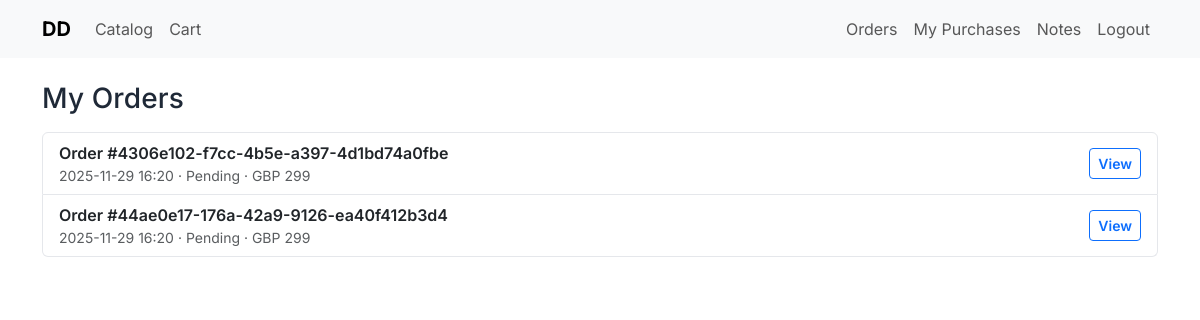
Page /orders/ (signed in) on the earlier database version.
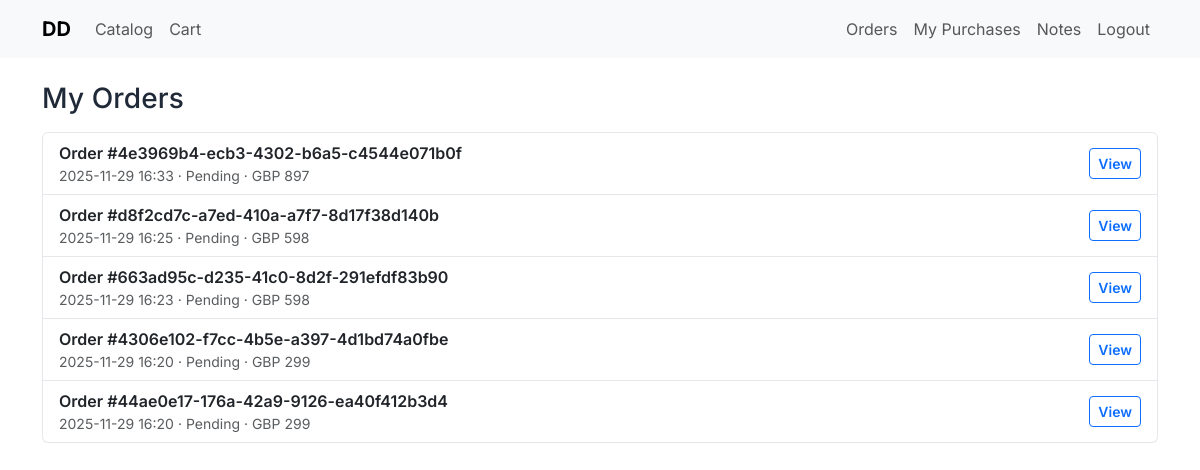
Same page on the later database version.
### orders/models.py (models this page shows, shortened)
class Order(models.Model):
    class Status(models.TextChoices):
        PENDING = "pending", "Pending"
        PAID = "paid", "Paid"
        FAILED = "failed", "Failed"
        CANCELED = "canceled", "Canceled"
    id = models.UUIDField(primary_key=True, default=uuid.uuid4, editable=False)
    user = models.ForeignKey(
        settings.AUTH_USER_MODEL,
        on_delete=models.CASCADE,
        related_name="orders",
    )
    status = models.CharField(
        max_length=12,
        choices=Status.choices,
        default=Status.PENDING,
    )
    currency = models.CharField(max_length=3, default="GBP")
    subtotal_pennies = models.PositiveIntegerField(
        default=0,
        validators=[MinValueValidator(0)],
    )
    total_pennies = models.PositiveIntegerField(
        default=0,
        validators=[MinValueValidator(0)],
    )
    stripe_session_id = models.CharField(max_length=255, blank=True)
    stripe_payment_intent = models.CharField(max_length=255, blank=True)
    created_at = models.DateTimeField(auto_now_add=True)
    class Meta:
        ordering = ["-created_at"]

### orders/views.py (the view)
# urls.py: path("", order_history, name="history"),
@login_required
def order_history(request):
    orders = Order.objects.filter(user=request.user).order_by("-created_at")
    return render(request, "orders/history.html", {"orders": orders})

### templates/orders/history.html (shortened to what this page needs)
{% extends "base.html" %}
{% block content %}
<h1 class="h3 mb-3">My Orders</h1>
{% if orders %}
  <div class="list-group">
    {% for o in orders %}
      <a class="list-group-item list-group-item-action d-flex justify-content-between align-items-center"
         href="{% url 'orders:detail' o.id %}">
        <div>
          <div class="fw-semibold">Order #{{ o.id }}</div>
          <div class="small text-muted">{{ o.created_at|date:"Y-m-d H:i" }} &middot; {{ o.status|title }} &middot; {{ o.currency }} {{ o.total_pennies|floatformat:-2 }}</div>
        </div>
        <span class="btn btn-sm btn-outline-primary">View</span>
      </a>
    {% endfor %}
  </div>
{% else %}
  <div class="alert alert-info">No orders yet.</div>
{% endif %}
{% endblock %}

### templates/base.html (shortened to what this page needs)
<!DOCTYPE html>
<html lang="en">
  <head>
    <link
      href="https://cdn.jsdelivr.net/npm/bootstrap@5.3.3/dist/css/bootstrap.min.css"
      rel="stylesheet"
    />
      {% load static %}
      <link rel="stylesheet" href="{% static 'css/style.css' %}">
  </head>
  <body>
    <nav
      class="navbar navbar-expand-lg navbar-light bg-light"
      aria-label="Main"
    >
      <div class="container">
        <a class="navbar-brand" href="/">DD</a>
        <div class="collapse navbar-collapse" id="nav">
          <ul class="navbar-nav me-auto">
            <li class="nav-item">
              <a class="nav-link" href="{% url 'catalog:list' %}">Catalog</a>
            </li>
            <li class="nav-item">
              <a class="nav-link" href="{% url 'cart:view' %}">Cart</a>
            </li>
          </ul>
          <ul class="navbar-nav ms-auto">
            {% if user.is_authenticated %}
            <li class="nav-item">
              <a class="nav-link" href="{% url 'orders:history' %}">Orders</a>
            </li>
            <li class="nav-item">
              <a class="nav-link" href="{% url 'orders:downloads' %}"
                >My Purchases</a
              >
            </li>
            <li class="nav-item">
              <a class="nav-link" href="{% url 'orders:notes_list' %}"
                >Notes</a
              >
            </li>
            <li class="nav-item">
              <form method="post" action="{% url 'logout' %}" class="d-inline">
                <button type="submit" class="nav-link">Logout</button>
              </form>
            </li>
            {% endif %}
          </ul>
        </div>
      </div>
    </nav>
    <main class="container my-4">{% block content %}{% endblock %}</main>
  </body>
</html>

### static/css/style.css (style rules this page uses)
:root { --dd-text: #1f2937; --dd-muted: #6b7280; --dd-brand: #0d6efd; --dd-border: #e5e7eb; }
html, body { font-family: "Inter", system-ui, -apple-system, Segoe UI, Roboto, Arial, sans-serif; color: var(--dd-text); }
h1, h2, h3, h4, h5, h6 { font-weight: 700; letter-spacing: .15px; line-height: 1.2; margin-bottom: .5rem; }
p, li { line-height: 1.65; }
.small, small { color: var(--dd-muted); }
a { text-decoration: none; }
.btn { font-weight: 600; }
.card, .table, .list-group-item { border-color: var(--dd-border) !important; }
.navbar-brand { font-weight: 700; }

Differences in the rows shown:
added Order: id "4e3969b4-ecb3-4302-b6a5-c4544e071b0f", created_at "2025-11-29 16:33", status "Pending", currency "GBP", total_pennies "897"
added Order: id "d8f2cd7c-a7ed-410a-a7f7-8d17f38d140b", created_at "2025-11-29 16:25", status "Pending", currency "GBP", total_pennies "598"
added Order: id "663ad95c-d235-41c0-8d2f-291efdf83b90", created_at "2025-11-29 16:23", status "Pending", currency "GBP", total_pennies "598"
